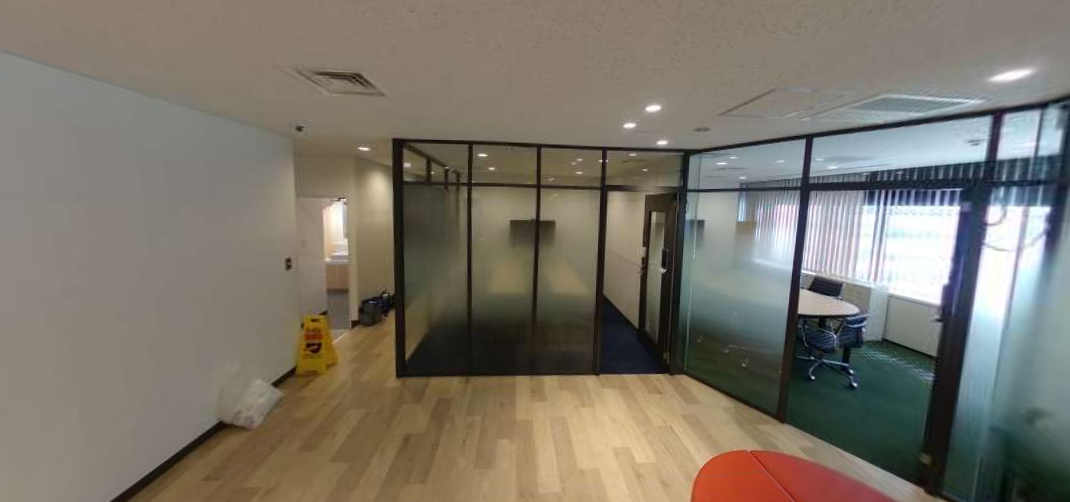
#> input picture img/set2_a.png, 1070 x 502 px
$ python laplacian.py   (older library calls are emulated)
#> lines starting #> are read from the running program, lines starting #| are printed output that depends on the picture; after the words box and inside, x2 and y2 are one past the last pixel; in counts of white or black regions, pixels touching at a corner belong together
import cv2
import matplotlib.pyplot as plt
import numpy as np

# 画像の読み込み
image = cv2.imread("../img/set2_a.png", cv2.IMREAD_GRAYSCALE)
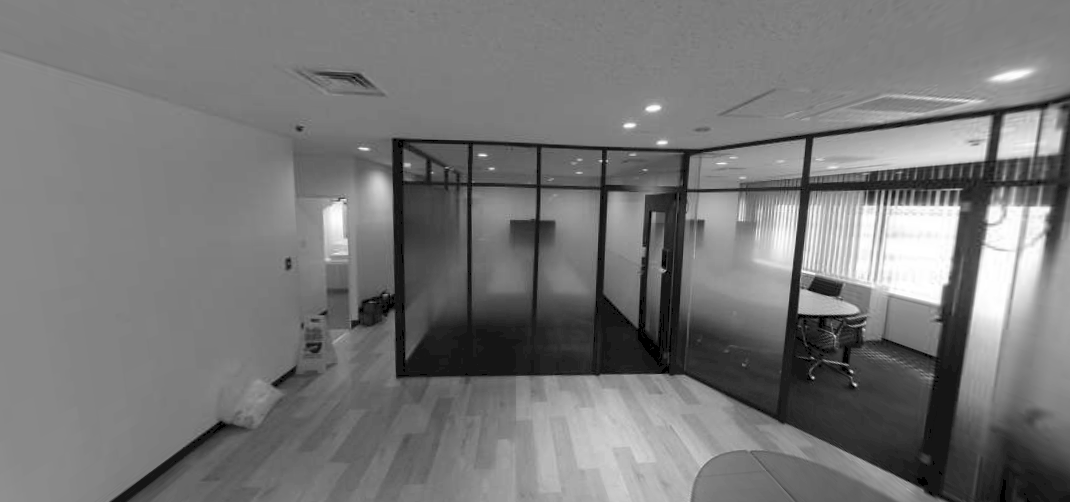
#> image: shape (502, 1070); min 0, max 255, mean 118.4

# ガウシアンフィルターを適用してノイズを削除
kernel_size = 5  # カーネルサイズの設定
sigma = 0  # sigmaの設定
blurred = cv2.GaussianBlur(
    image, (kernel_size, kernel_size), sigma
)  # ガウシアンフィルターの適用

# ラプラシアン フィルターを適用
laplacian_8U_k3 = cv2.Laplacian(blurred, cv2.CV_8U, ksize=7)
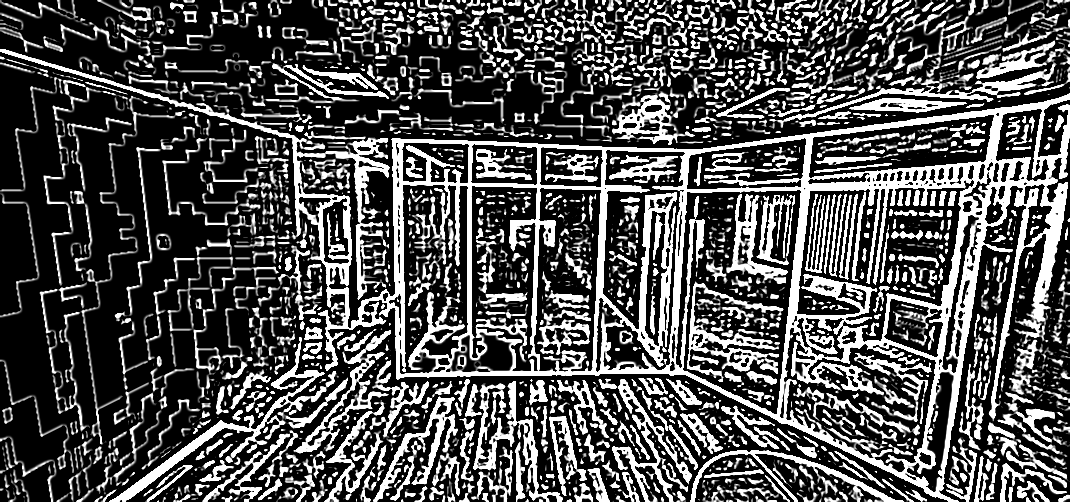
#> laplacian_8U_k3: shape (502, 1070); min 0, max 255, mean 81.2
laplacian_8U_k5 = cv2.Laplacian(blurred, cv2.CV_8U, ksize=5)
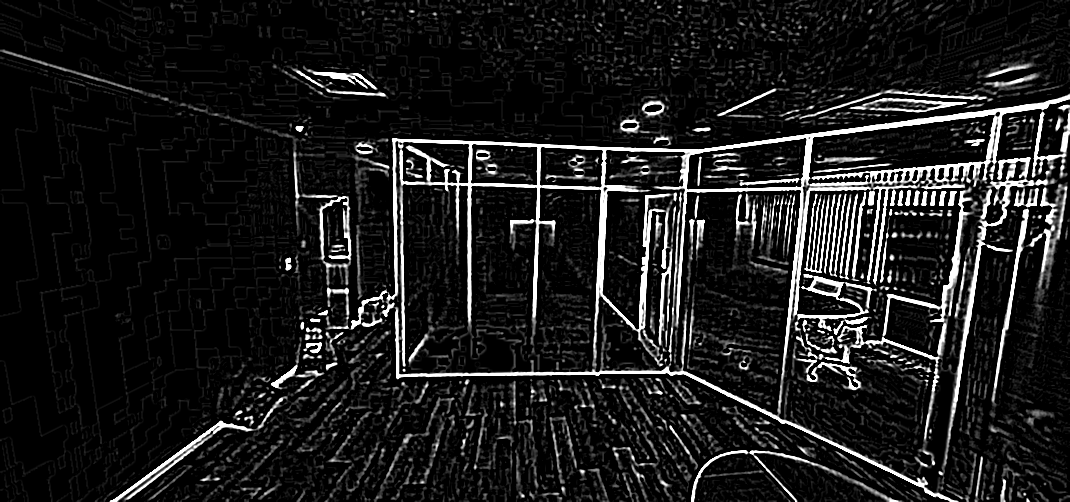
#> laplacian_8U_k5: shape (502, 1070); min 0, max 255, mean 28
laplacian_32F_k3 = cv2.Laplacian(blurred, cv2.CV_32F, ksize=1)
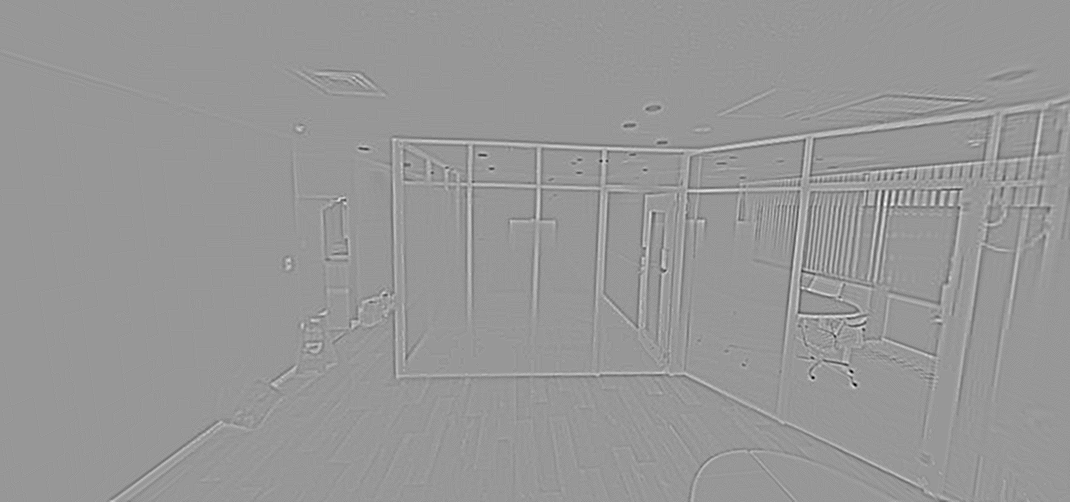
#> laplacian_32F_k3: shape (502, 1070) float32; min -73, max 50, mean 0; drawn with min black and max white
laplacian_32F_k5 = cv2.Laplacian(blurred, cv2.CV_16S, ksize=1)
# データ型をcv2.CV_32F(float32)からcv2.CV_8U(uint8)に変換
laplacian_32F_k3 = np.clip(laplacian_32F_k3 * 255, a_min=0, a_max=255).astype(np.uint8)
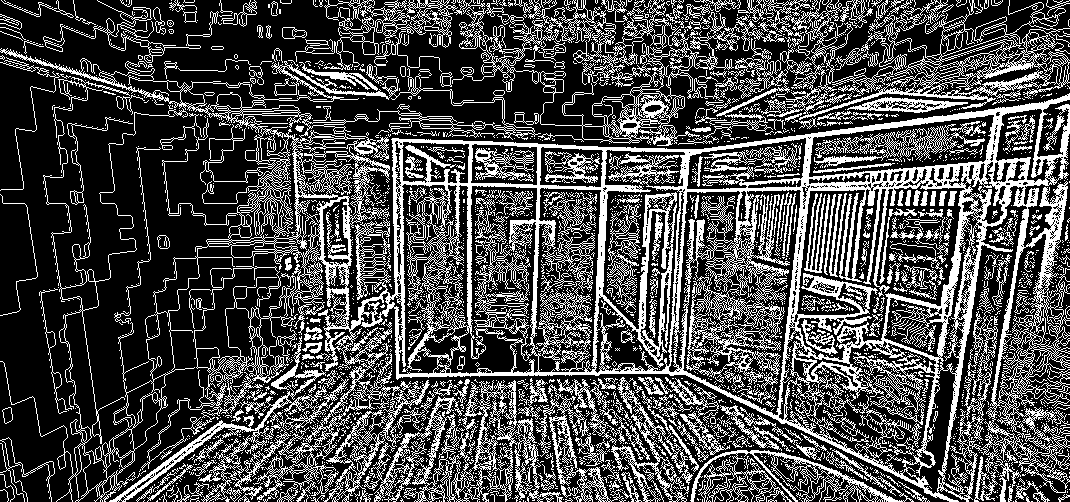
#> laplacian_32F_k3: shape (502, 1070); 29.9% white in thin lines or dots
laplacian_32F_k5 = np.clip(laplacian_32F_k5 * 255, a_min=0, a_max=255).astype(np.uint8)

# 絶対値を取得
laplacian_8U_k3 = cv2.convertScaleAbs(laplacian_8U_k3)
laplacian_8U_k5 = cv2.convertScaleAbs(laplacian_8U_k5)
laplacian_32F_k3 = cv2.convertScaleAbs(laplacian_32F_k3)
laplacian_32F_k5 = cv2.convertScaleAbs(laplacian_32F_k5)

# 画像とエッジ画像を表示
plt.rcParams["figure.figsize"] = [9, 9]  # ウィンドウサイズを設定
title = "cv2.Laplacian: codevace.com"
plt.figure(title)  # ウィンドウタイトルを設定
plt.subplots_adjust(left=0.05, right=0.95, bottom=0.03, top=0.95)  # 余白を設定
plt.subplot(321)  # 3行2列の1番目の領域にプロットを設定
plt.imshow(image, cmap="gray")  # 入力画像をグレースケールで表示
plt.title("Original Image")  # 画像タイトル設定
plt.axis("off")  # 軸目盛、軸ラベルを消す
plt.subplot(323)  # 3行2列の3番目の領域にプロットを設定
plt.imshow(laplacian_8U_k3, cmap="gray")  # ddepth=cv2.CV_8U, ksize=3の結果
plt.title("Laplacian ddepth=cv2.CV_8U, ksize=3")  # 画像タイトル設定
plt.axis("off")  # 軸目盛、軸ラベルを消す
plt.subplot(324)  # 3行2列の4番目の領域にプロットを設定
plt.imshow(laplacian_8U_k5, cmap="gray")  # ddepth=cv2.CV_8U, ksize=5の結果
plt.title("Laplacian ddepth=cv2.CV_8U, ksize=5")  # 画像タイトル設定
plt.axis("off")  # 軸目盛、軸ラベルを消す
plt.subplot(325)  # 3行2列の5番目の領域にプロットを設定
plt.imshow(laplacian_32F_k3, cmap="gray")  # ddepth=cv2.CV_32F, ksize=3の結果
plt.title("Laplacian ddepth=cv2.CV_32F, ksize=3")  # 画像タイトル設定
plt.axis("off")  # 軸目盛、軸ラベルを消す
plt.subplot(326)  # 3行2列の6番目の領域にプロットを設定
plt.imshow(laplacian_32F_k5, cmap="gray")  # ddepth=cv2.CV_32F, ksize=5の結果
plt.title("Laplacian ddepth=cv2.CV_32F, ksize=5")  # 画像タイトル設定
plt.axis("off")  # 軸目盛、軸ラベルを消す
plt.savefig("laplacian_result.png")

$ run again, with img/color_1.png copied over img/set2_a.png
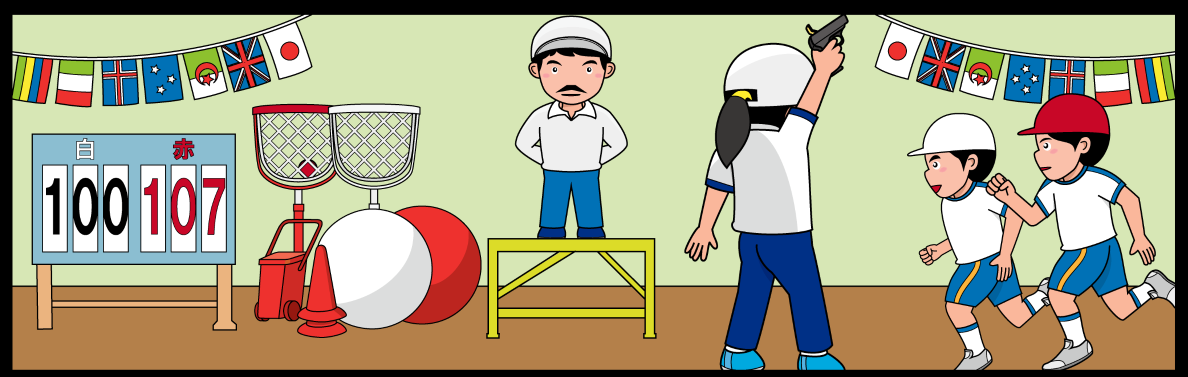
#> input picture img/color_1.png, 2376 x 753 px (shown at 1/2 size)
#> `image = cv2.imread("../img/set2_a.png", cv2.IMREAD_GRAYSCALE)`:
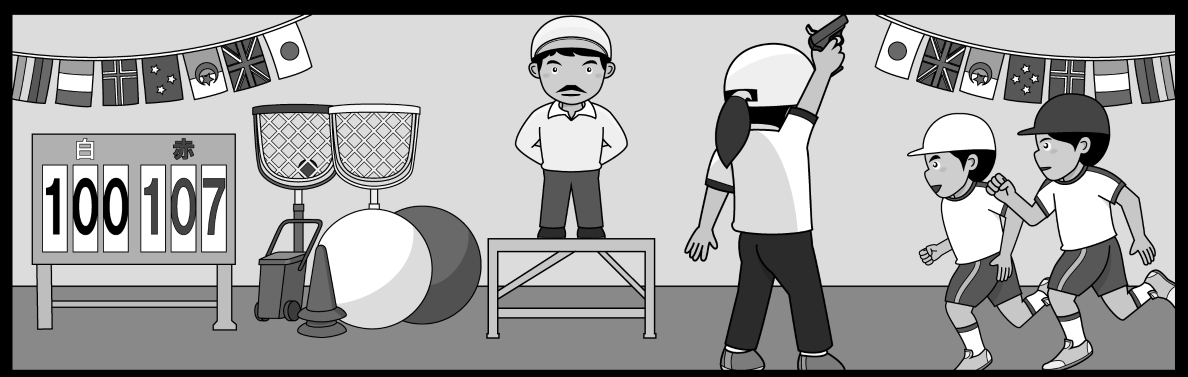
#> image: shape (753, 2376) (shown at 1/2 size); min 0, max 255, mean 160.6
#> `laplacian_32F_k3 = np.clip(laplacian_32F_k3 * 255, a_min=0, a_max=255)..`:
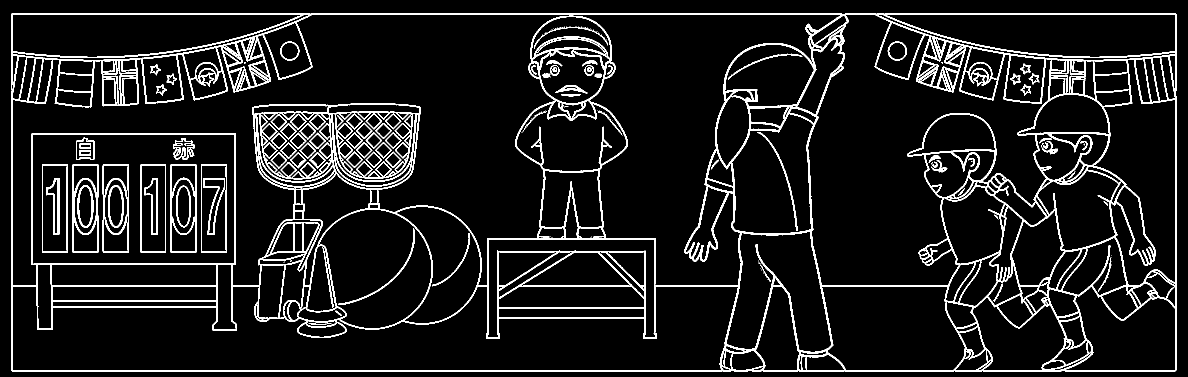
#> laplacian_32F_k3: shape (753, 2376) (shown at 1/2 size); 9.3% white; 130 white regions (41 under 20 px), largest, box (x1, y1, x2, y2) and area: (22, 26, 2353, 743) 138635, (205, 329, 258, 505) 1861, (145, 329, 197, 505) 1774

$ run again, with img/color_2.png copied over img/set2_a.png
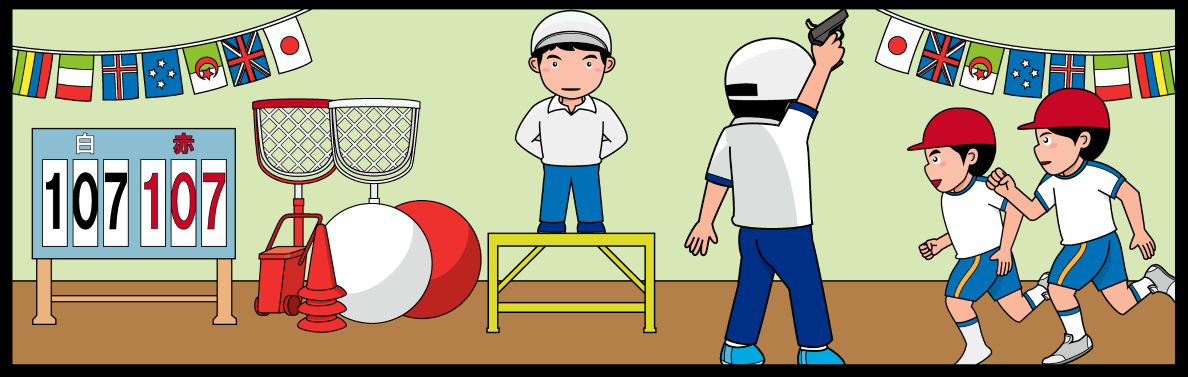
#> input picture img/color_2.png, 2376 x 753 px (shown at 1/2 size)
#> `image = cv2.imread("../img/set2_a.png", cv2.IMREAD_GRAYSCALE)`:
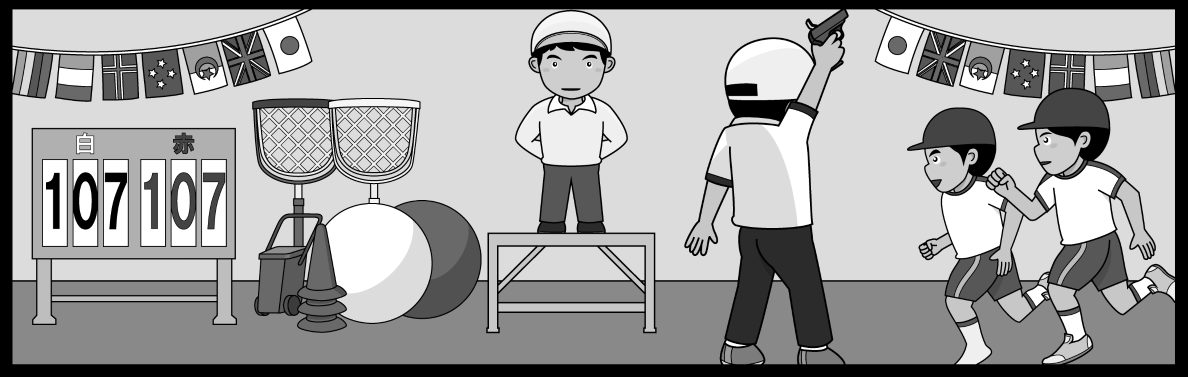
#> image: shape (753, 2376) (shown at 1/2 size); min 0, max 255, mean 160.2
#> `laplacian_32F_k3 = np.clip(laplacian_32F_k3 * 255, a_min=0, a_max=255)..`:
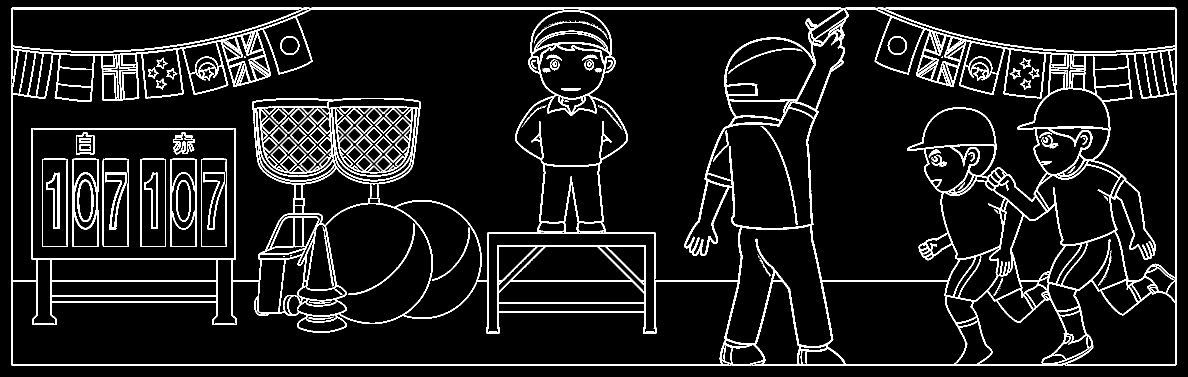
#> laplacian_32F_k3: shape (753, 2376) (shown at 1/2 size); 9.3% white; 139 white regions (48 under 20 px), largest, box (x1, y1, x2, y2) and area: (22, 15, 2353, 732) 138667, (145, 317, 197, 494) 1816, (341, 317, 393, 494) 1514
